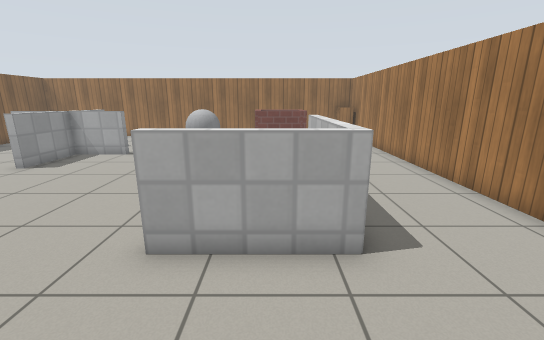
[1] (above)

12 first-person views from a walk through a robot-simulator world made for Gazebo. The camera is 1.2 m above the floor, tilts 14° down and sees 90° across. Floor lines are 1 m apart. The floor is counted in squares, 0.5 m on a side. Each view is taken from the middle of a square. On the plan, view 1 faces up. The plan holds only what a view shows up to about 18 squares ahead; the rest is blank. The robots in the file are not drawn. Simple patterns stand in for the simulator's built-in surfaces.

[2]
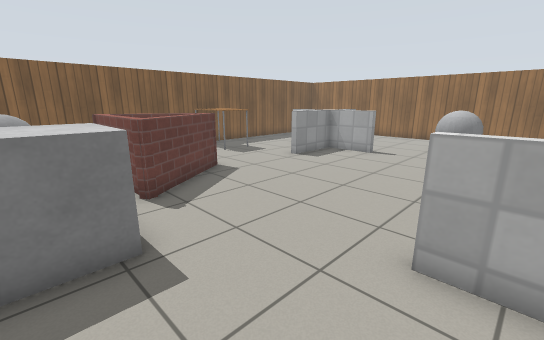

[3]
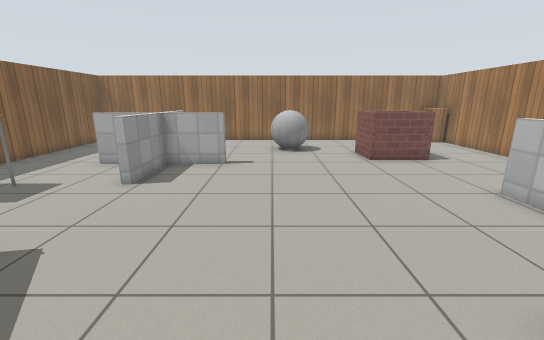

[4]
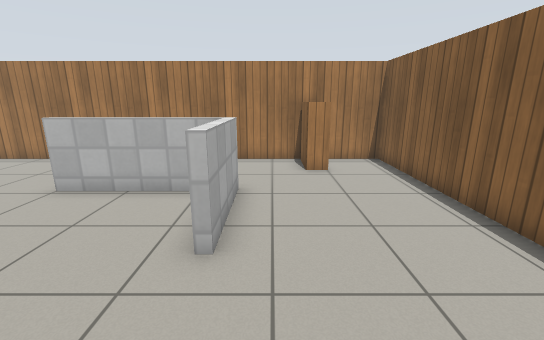

[5]
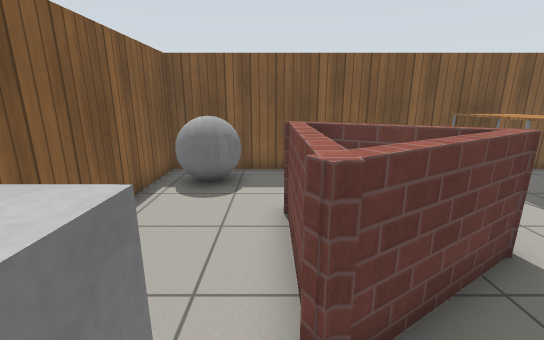

[6]
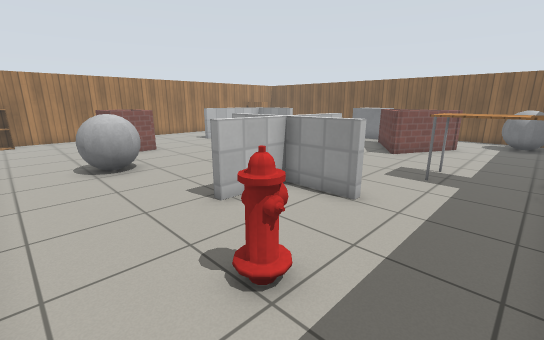

[7]
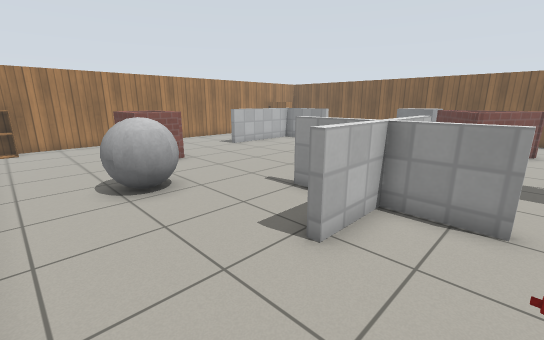

[8]
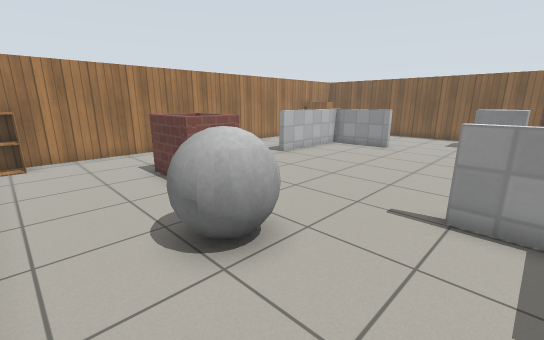

[9]
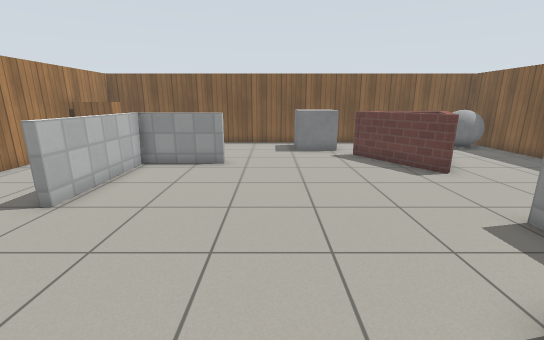

[10]
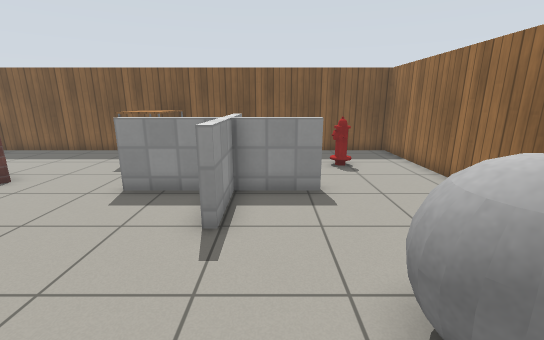

[11]
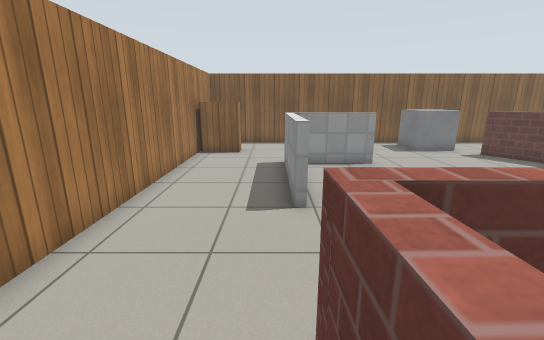

[12]
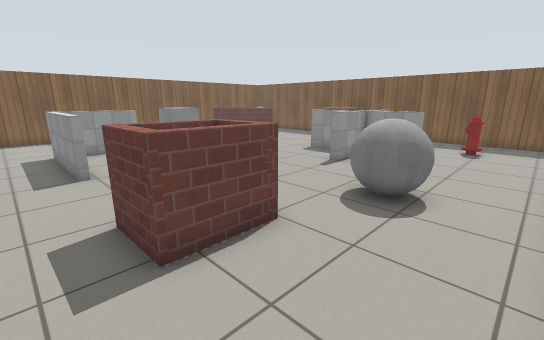

### Floor plan
Points are (right, up) in squares from view 1. A wall is a line through its corners. A room is listed if a view was taken in it or the views show most of it. See-through windows are left out.
Room 1 (views 1, 2, 3, 4, 5, 8, 9, 10, 11, 12)
walls: (-6.8, 12.6) (-9.2, 12.6) (-9.2, 9.8); (-9.5, 9.8) (-9.5, 12.4); (1.7, 9.1) (1.8, 4); (-0.8, 13.3) (-0.9, 15.3) (1.6, 15.3) (1.6, 13.3); (-9.9, 5.8) (-7.8, 2.4); (-7.9, 2.5) (-7.9, 2.4) (-11.6, 2.4); (1.5, 4) (-2.1, 4) (-2.1, 4.3) (1.2, 4.3) (1.2, 9); (-9.2, 15.3) (-9.2, 12.9) (-6.9, 12.9); (-11.9, 2.4) (-10.1, 5.9); (-15.8, 12.6) (-15.8, -1.6) (5.6, -1.6) (5.6, 19.8) (-8.6, 19.8)
low walls: (-9.2, 9.8) (-9.5, 9.8); (-10.1, 5.9) (-9.9, 5.8); (-9.8, 12.6) (-11.9, 12.6); (1.6, 13.3) (-0.8, 13.3)
ways out: opening at (-13.5, 13) to room 2; opening at (-9, 17.5) to room 2
objects: grey ball (-15, -1) to (-14, 1); table (-15, 8) to (-13, 9); other object (-7, 0) to (-6, 1); grey ball (-5, 16) to (-3, 17); bookshelf (4, 1) to (5, 2); cabinet (5, 19)
Room 2 (views 6, 7)
walls: (-12, 12.9) (-9.5, 12.9) (-9.5, 15.3) (-9.2, 15.3); (-8.6, 19.8) (-15.8, 19.8) (-15.8, 12.6)
ways out: opening at (-13.5, 13) to room 1; opening at (-9, 17.5) to room 1
objects: fire hydrant (-13, 17) to (-12, 17)

Where each view was taken, in squares from view 1:
view 1: 0 up, 0 right, facing up
view 2: 0 up, 1 left, facing up-left
view 3: 2 up, 5 left, facing up
view 4: 3 up, 6 left, facing right
view 5: 2 up, 6 left, facing left
view 6: 19 up, 15 left, facing down-right
view 7: 19 up, 12 left, facing down-right
view 8: 19 up, 8 left, facing down-right
view 9: 15 up, 4 left, facing down
view 10: 14 up, 2 left, facing left
view 11: 15 up, 2 right, facing down
view 12: 19 up, 3 right, facing down-left
